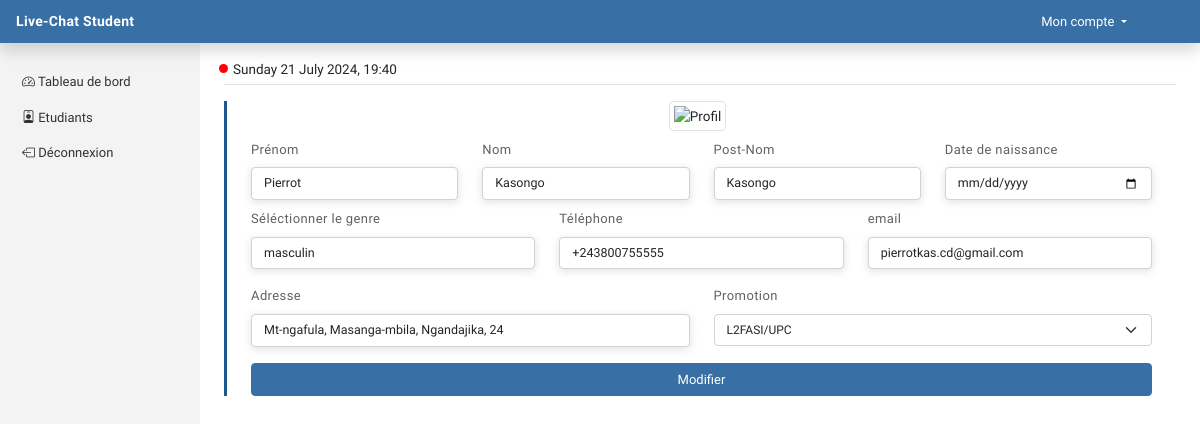
Page /updateEtudiantAdmin/xKWvRME6QfTsJvYFc9bV (signed in) on the committed database.
### app/models.py (models this page shows, shortened)
class Etudiant(models.Model):
    uid = ShortUUIDField(unique=True, length=20, max_length=20)
    userId = models.OneToOneField(User, on_delete=models.CASCADE, primary_key=True)
    promotionId = models.ForeignKey(Promotion, on_delete=models.CASCADE)
    number_matricule = models.CharField(max_length=50, unique=True)
    number_phone = models.CharField(max_length=20, blank=True, null=True)
    date_birth = models.DateField(null=True, blank=True)
    sex = models.CharField(max_length=50)
    address = models.CharField(max_length=100)
    date_create = models.DateTimeField(auto_now_add=True)

class User(AbstractUser):
    uid = ShortUUIDField(unique=True, length=20, max_length=20)
    username = models.CharField(max_length=50, blank=True, null=True, unique=False)
    email = models.EmailField(unique=True)
    status = models.CharField(max_length=50)
    USERNAME_FIELD = "email"
    REQUIRED_FIELDS = ["username","status"]

### app/views.py (the view, shortened to what this page needs)
# urls.py: path("updateEtudiantAdmin/<str:uid>", UpdateEtudiantAdmin.as_view(), name="updateEtudiantAdmin"),
class UpdateEtudiantAdmin(View):
    def get(self, request, uid):
        if request.user.is_authenticated:
            title = "Modification Etudiant"
            now = datetime.today().strftime('%A %d %B %Y, %H:%M')
            try:
                item = Etudiant.objects.get(uid=uid)
            except Etudiant.DoesNotExist:
                messages.error(request, "Etudiant n'existe pas !")
                return redirect("ajoutEtudiantAdmin")
            promotions = Promotion.objects.all()
            return render(request, "app/admin/update_etudiant.html", {'title': title, 'now': now, 'item': item, 'promotions': promotions })

### templates/app/admin/update_etudiant.html (shortened to what this page needs)
{% extends 'main_app.html' %}
{% load static %}
{% block main_app %}
<div class="d-flex border-bottom mb-3 mt-3 justify-content-between">
    <div class="d-flex">
        <div class="led mb-2"></div>
        <p class="mb-1">{{now | capfirst}}</p>
    </div>
</div>
<div class="tab-content mt-2">
    <div class="tab-pane fade show active" id="pills-ajout">
        <div class="container">
            <div class="text-center">
                {% if item.userId.profil %}
                    <img alt="Profil" src="{{ item.userId.profil.url }}" class="img-thumbnail img-circle me-2" id="thumbnail">
                {% else %}
                    <img alt="Profil" src="{% static 'image/avatar.jpg' %}" class="img-thumbnail img-circle me-2" id="thumbnail">
                {% endif %}
            </div>
            <form action="" method="post" enctype="multipart/form-data">
                <div class="row mt-2">
                    <div class="col-12 col-md-3 col-lg-3">
                        <div class="mb-2">
                            <label for="username" class="form-label">Prénom</label>
                            <input type="text" class="form-control" id="username" name="username" value="{{item.userId.username}}">
                        </div>
                    </div>
                    <div class="col-12 col-md-3 col-lg-3">
                        <div class="mb-2">
                            <label for="first_name" class="form-label">Nom</label>
                            <input type="text" class="form-control" id="first_name" name="first_name" value="{{item.userId.first_name}}">
                        </div>
                    </div>
                    <div class="col-12 col-md-3 col-lg-3">
                        <div class="mb-2">
                            <label for="last_name" class="form-label">Post-Nom</label>
                            <input type="text" class="form-control" id="last_name" name="last_name" value="{{item.userId.last_name}}">
                        </div>
                    </div>
                    <div class="col-12 col-md-3 col-lg-3">
                        <div class="mb-2">
                            <label for="date" class="form-label">Date de naissance</label>
                            <input type="date" class="form-control" id="date" name="date_birth" value="{{item.date_birth}}">
                        </div>
                    </div>
                </div>
                <div class="row">
                    <div class="col-12 col-md-4 col-lg-4">
                        <div class="mb-3">
                            <label for="genre" class="form-label">Séléctionner le genre</label>
                            <input type="text" class="form-control" id="sex" name="sex" value="{{item.sex}}">
                        </div>
                    </div>
                    <div class="col-12 col-md-4 col-lg-4">
                        <div class="mb-3">
                            <label for="phone" class="form-label">Téléphone</label>
                            <input type="tel" class="form-control" id="phone" name="number_phone" pattern="^\+243[0-9]{9}$" minlength="13" maxlength="13" placeholder="+243XXXXXXXXX" value="{{item.number_phone}}" reqruired>
                        </div>
                    </div>
                    <div class="col-12 col-md-4 col-lg-4">
                        <div class="mb-2">
                            <label for="email" class="form-label">email</label>
                            <input type="email" class="form-control" id="email" name="email" placeholder="exemple@gmail.com" value="{{item.userId.email}}">
                        </div>
                    </div>
                </div>
                <div class="row">
                    <div class="col-12 col-md-6 col-lg-6">
                        <div class="mb-2">
                            <label for="address" class="form-label">Adresse</label>
                            <input type="text" name="address" class="form-control" id="address" value="{{item.address}}">
                        </div>
                    </div>
                    <div class="col-12 col-md-6 col-lg-6">
                        <div class="mb-2">
                            <label for="promotion" class="form-label">Promotion</label>
                            <select name="promotion" class="form-select" reqruired>
                                {% for item in promotions %}
                                    <option value="{{item.uid}}"  reqruired>{{item.name}}</option>
                                {% endfor %}
                            </select>
                        </div>
                    </div>
                </div>
                <button class="btn btn-primary w-100 mt-2" type="submit">Modifier</button>
            </form>
        </div>
    </div>
</div>
{% endblock main_app %}

### static/css/app.css (style rules this page uses)
body { font-family: 'Sen', sans-serif; font-size: 13.5px; }
.active { border-left: 3px solid #1e588e; }
.led { height: 9px; width: 9px; border-radius: 30px; background-color: red; animation-duration: 1.5s; animation-name: clignoter; animation-iteration-count: infinite; transition: none; position: relative; top: 5px; right: 5px; }

### rows in the picture
Etudiant: username "Pierrot", first_name "Kasongo", last_name "Kasongo", sex "masculin", number_phone "+243800755555", email "pierrotkas.cd@gmail.com", address "Mt-ngafula, Masanga-mbila, Ngandajika, 24"

### other values in the picture
form field promotion "L2FASI/UPC"
